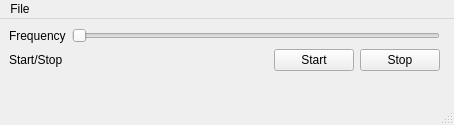
<?xml version="1.0" encoding="UTF-8"?>
<ui version="4.0">
 <class>MainWindow</class>
 <widget class="QMainWindow" name="MainWindow">
  <property name="geometry">
   <rect>
    <x>0</x>
    <y>0</y>
    <width>454</width>
    <height>125</height>
   </rect>
  </property>
  <property name="windowTitle">
   <string>MainWindow</string>
  </property>
  <widget class="QWidget" name="centralwidget">
   <widget class="QWidget" name="verticalLayoutWidget">
    <property name="geometry">
     <rect>
      <x>9</x>
      <y>9</y>
      <width>431</width>
      <height>71</height>
     </rect>
    </property>
    <layout class="QVBoxLayout" name="verticalLayout">
     <item>
      <layout class="QFormLayout" name="formLayout">
       <item row="0" column="0">
        <widget class="QLabel" name="label">
         <property name="text">
          <string>Frequency</string>
         </property>
        </widget>
       </item>
       <item row="0" column="1">
        <widget class="QSlider" name="horizontalSlider">
         <property name="orientation">
          <enum>Qt::Horizontal</enum>
         </property>
        </widget>
       </item>
       <item row="1" column="0">
        <widget class="QLabel" name="label_2">
         <property name="text">
          <string>Start/Stop</string>
         </property>
        </widget>
       </item>
       <item row="1" column="1">
        <layout class="QHBoxLayout" name="horizontalLayout">
         <item>
          <spacer name="horizontalSpacer">
           <property name="orientation">
            <enum>Qt::Horizontal</enum>
           </property>
           <property name="sizeHint" stdset="0">
            <size>
             <width>40</width>
             <height>20</height>
            </size>
           </property>
          </spacer>
         </item>
         <item>
          <widget class="QPushButton" name="pushButton_2">
           <property name="text">
            <string>Start</string>
           </property>
          </widget>
         </item>
         <item>
          <widget class="QPushButton" name="pushButton">
           <property name="text">
            <string>Stop</string>
           </property>
          </widget>
         </item>
        </layout>
       </item>
      </layout>
     </item>
    </layout>
   </widget>
  </widget>
  <widget class="QMenuBar" name="menubar">
   <property name="geometry">
    <rect>
     <x>0</x>
     <y>0</y>
     <width>454</width>
     <height>17</height>
    </rect>
   </property>
   <widget class="QMenu" name="menuFile">
    <property name="title">
     <string>File</string>
    </property>
    <addaction name="actionExit"/>
   </widget>
   <addaction name="menuFile"/>
  </widget>
  <widget class="QStatusBar" name="statusbar"/>
  <action name="actionExit">
   <property name="text">
    <string>Exit</string>
   </property>
  </action>
 </widget>
 <resources/>
 <connections/>
</ui>
